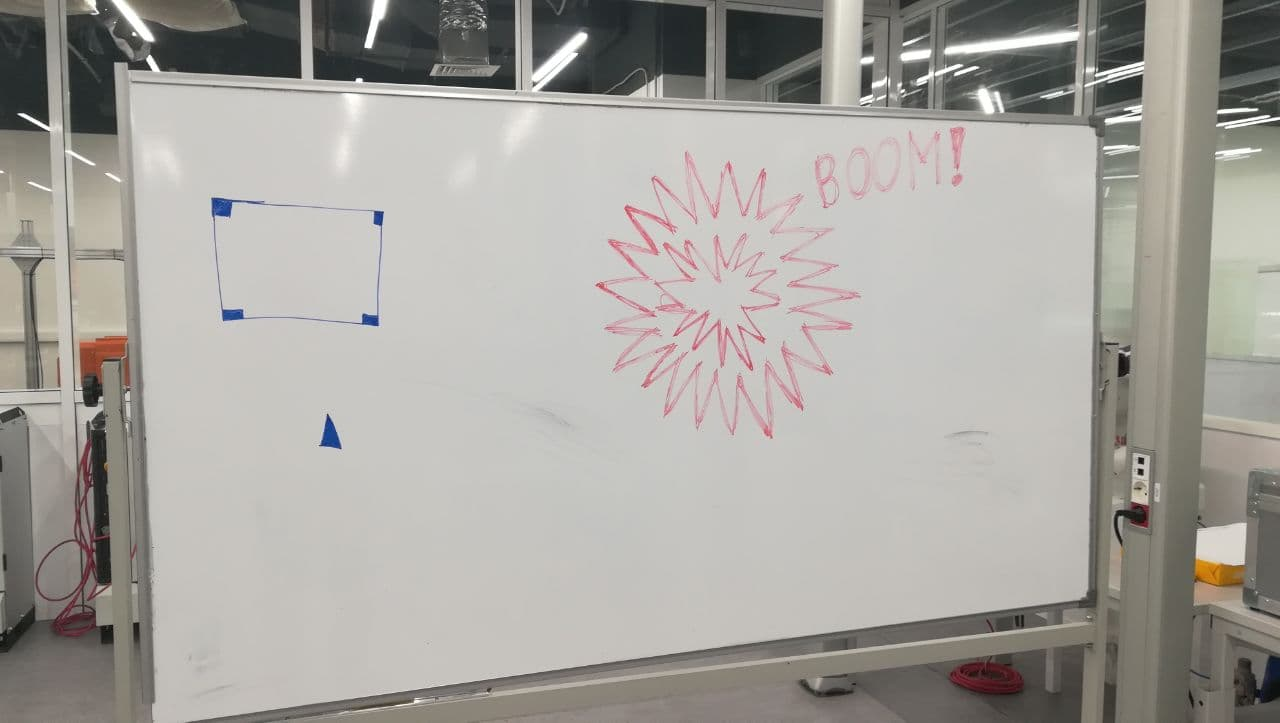
//> input picture img/31.jpg, 1280 x 723 px; the run also reads 1 picture not shown here
$ ./OpenCV_DisparityMap   (built with g++ and OpenCV 4)
//> lines starting //> are read from the running program, lines starting //| are printed output that depends on the picture
// OpenCV_DisparityMap.cpp: определяет точку входа для приложения.
//

#include "OpenCV_DisparityMap.h"
#include<opencv2/opencv.hpp>

#include <opencv2/imgproc/imgproc.hpp>
#include <opencv2/highgui/highgui.hpp>
#include <opencv2/ximgproc/disparity_filter.hpp>

using namespace std;
using namespace cv;
using namespace ximgproc;

Mat readImage(string name)
{
//> called with name = "31.jpg"
	Mat im11 = imread("../../../../img/" + name, IMREAD_GRAYSCALE);
//> im11: 723 rows x 1280 cols, CV_8UC1; min 6, max 255, mean 164.1
	if (im11.empty())
	{
		cout << "Can't read image" << endl;
		char c;
		cin >> c;
		exit(0);
	}
	return im11;
}

vector<Point2f> cornerHarris_myShell(Mat src)
{
    Mat src_gray;
    //cvtColor(src, src_gray, COLOR_BGR2GRAY);
    src_gray = src;
    int blockSize = 4;
    int SobelSize = 5;
    double k = 0.04;
    int thresh = 150;


    Mat dst = Mat::zeros(src.size(), CV_32FC1);
    cornerHarris(src_gray, dst, blockSize, SobelSize, k);
    Mat dst_norm, dst_norm_scaled;
    normalize(dst, dst_norm, 0, 255, NORM_MINMAX, CV_32FC1, Mat()); // привели к диапазону 0..255 float
    convertScaleAbs(dst_norm, dst_norm_scaled); // привели к CV_8U (saturate_cast)

    vector<Point2f> mass;

    for (int i = 0; i < dst_norm.rows; i++)
    {
        for (int j = 0; j < dst_norm.cols; j++)
        {
            if ((int)dst_norm.at<float>(i, j) > thresh)
            {
                circle(dst_norm_scaled, Point(j, i), 5, Scalar(0), 2, 8, 0);
                circle(src, Point(j, i), 5, Scalar(0,0,200), 2, 8, 0);
                mass.push_back(Point2f(i, j));
            }
        }
    }
//> dst_norm_scaled: 723 rows x 1280 cols, CV_8UC1; min 0, max 255, mean 66.7
//> src: 723 rows x 1280 cols, CV_8UC1; min 0, max 255, mean 163.7
//> after the loop, mass = 72 Points (x, y), first 12: [13, 98], [34, 133], [34, 134], [35, 133], [35, 134], [46, 365], [46, 366], [47, 365], [47, 366], [54, 577], [55, 149], [55, 150]
    //  imshow("Corners detected", dst_norm_scaled);
    //  imshow("Corners detected 2", src);
    waitKey();
    return mass;
}

template<typename tp>
void printStdVec(vector<tp> errors, string header)
{
    if (header.empty())
        cout << "std vec:  ";
    else
        cout << header << ":  ";
    for (int i = 0; i < errors.size(); i++)
    {
        cout << errors[i] << "  ";
    }
    cout << endl;
}

Mat disparity(const Mat& left, const Mat& right)
{
    Mat left_for_matcher, right_for_matcher;

    int max_disp = 100;
    max_disp /= 2;
    if (max_disp % 16 != 0)
        max_disp += 16 - (max_disp % 16);
    resize(left, left_for_matcher, Size(), 0.5, 0.5, INTER_LINEAR_EXACT);
    resize(right, right_for_matcher, Size(), 0.5, 0.5, INTER_LINEAR_EXACT);


    Mat left_disp, right_disp;
    Ptr<StereoBM> left_matcher = StereoBM::create(max_disp);
    Ptr<DisparityWLSFilter> wls_filter = createDisparityWLSFilter(left_matcher);
    Ptr<StereoMatcher> right_matcher = createRightMatcher(left_matcher);

    left_matcher->compute(left_for_matcher, right_for_matcher, left_disp);
    right_matcher->compute(right_for_matcher, left_for_matcher, right_disp);

    Mat filtered_disp, solved_disp, solved_filtered_disp;

    wls_filter->setLambda(2.0);
    wls_filter->setSigmaColor(1.0);

    wls_filter->filter(left_disp, left, filtered_disp, right_disp);

    double vis_mult = 1.0;
    Mat raw_disp_vis;
    getDisparityVis(left_disp, raw_disp_vis, vis_mult);
    //  namedWindow("raw disparity", WINDOW_AUTOSIZE);
    //  imshow("raw disparity", raw_disp_vis);

    Mat filtered_disp_vis;
    getDisparityVis(filtered_disp, filtered_disp_vis, vis_mult);
    namedWindow("filtered disparity", WINDOW_AUTOSIZE);
    imshow("filtered disparity", filtered_disp_vis);

    if (!solved_disp.empty())
    {
        Mat solved_disp_vis;
        getDisparityVis(solved_disp, solved_disp_vis, vis_mult);
        namedWindow("solved disparity", WINDOW_AUTOSIZE);
        imshow("solved disparity", solved_disp_vis);
        Mat solved_filtered_disp_vis;
        getDisparityVis(solved_filtered_disp, solved_filtered_disp_vis, vis_mult);
        namedWindow("solved wls disparity", WINDOW_AUTOSIZE);
        imshow("solved wls disparity", solved_filtered_disp_vis);
    }
    return raw_disp_vis;
}

int main()
{

	Mat im1 = readImage("31.jpg");
	Mat im2 = readImage("32.jpg");

    vector<Point2f> mass1, mass2;
    mass1 = cornerHarris_myShell(im1);
//> mass1 has the same summary as mass in cornerHarris_myShell
    mass2 = cornerHarris_myShell(im2);
//> after the loop in cornerHarris_myShell (call 2), `for (int i = 0; i < dst_norm.rows; i++)`:
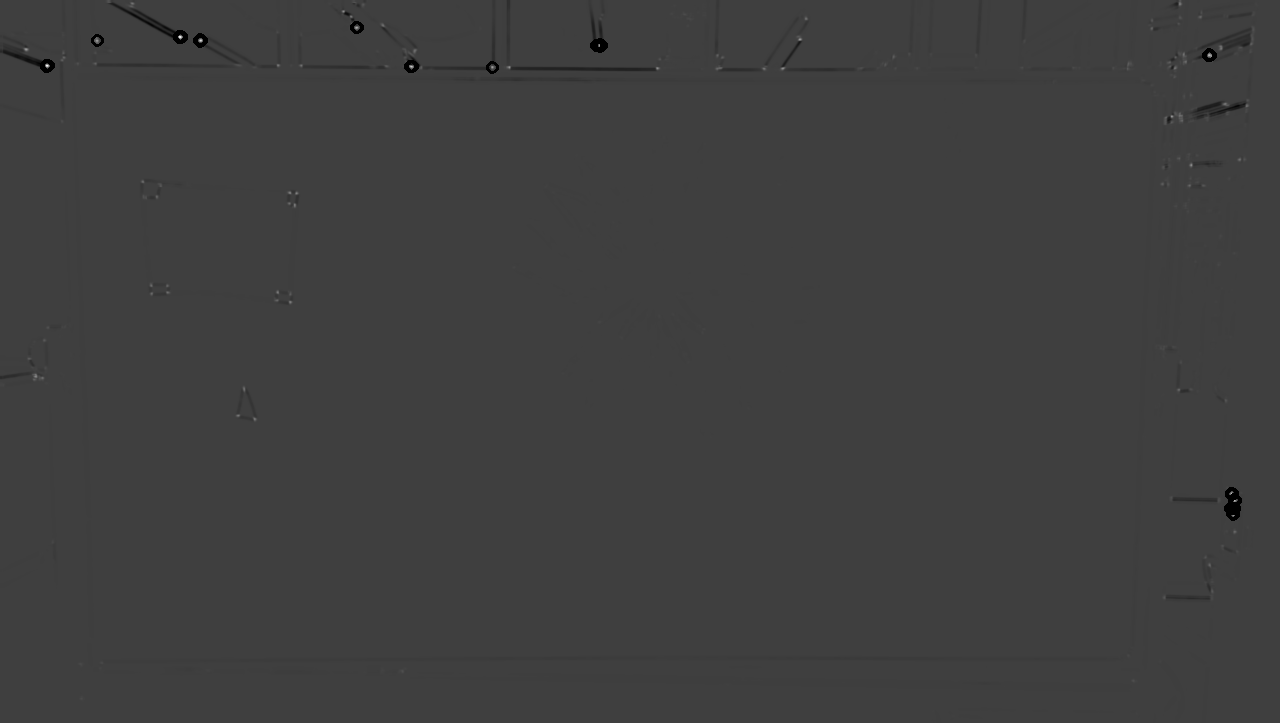
//> dst_norm_scaled: 723 rows x 1280 cols, CV_8UC1; min 0, max 255, mean 62.7
//> after the loop in cornerHarris_myShell (call 2), `for (int i = 0; i < dst_norm.rows; i++)`: src: 723 rows x 1280 cols, CV_8UC1; min 0, max 255, mean 171.7
//> after the loop in cornerHarris_myShell (call 2), `for (int i = 0; i < dst_norm.rows; i++)`: mass = 49 Points (x, y), first 12: [27, 356], [27, 357], [36, 179], [36, 180], [36, 181], [37, 179], [37, 180], [37, 181], [39, 200], [40, 97], [40, 199], [40, 200]
//> mass2 has the same summary as mass in cornerHarris_myShell

    system("cls");
    cout << "Size of mass1 = " << mass1.size() << ",  Size of mass2 = " << mass2.size() << endl;
//| Size of mass1 = 72,  Size of mass2 = 49

    for (int i = 0; i < mass1.size(); i++)
    {
        Point p = mass1[i];
        circle(im1, p, 5, Scalar(0), 2, 8, 0);
    }
//> this loop made 72 passes
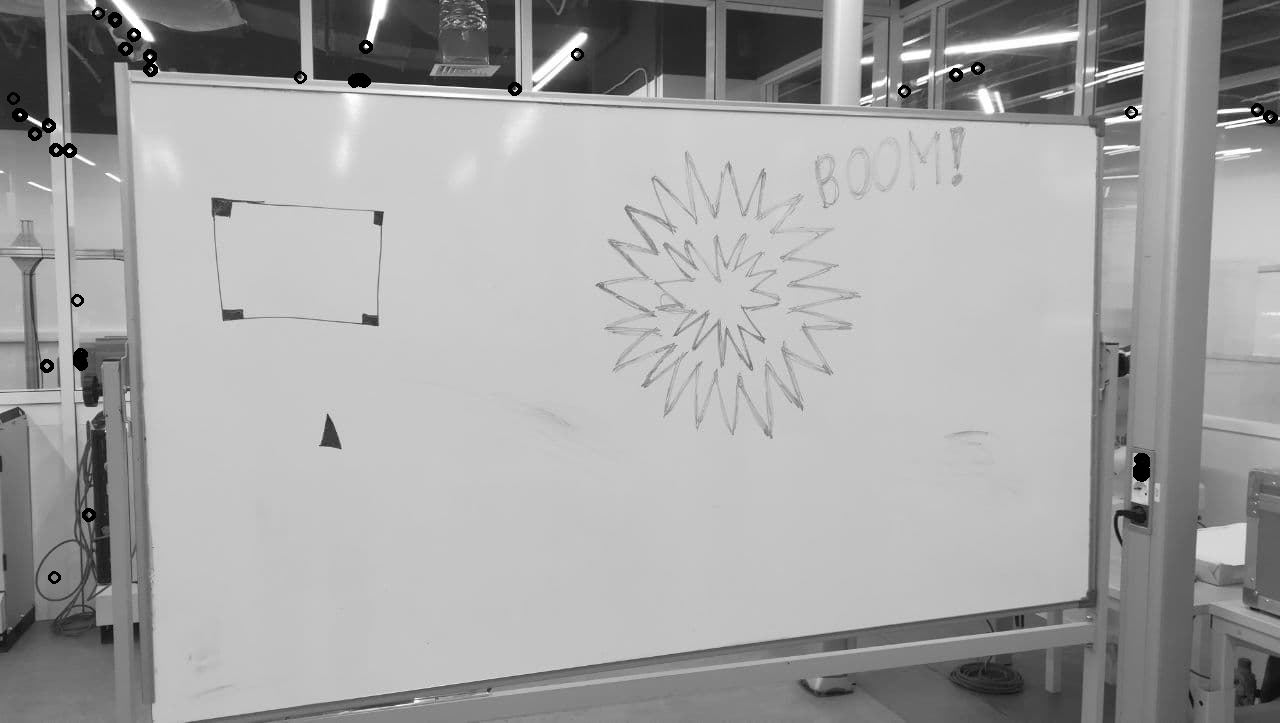
//> im1: 723 rows x 1280 cols, CV_8UC1; min 0, max 255, mean 163.5

    for (int i = 0; i < mass2.size(); i++)
    {
        Point p = mass2[i];
        circle(im2, p, 5, Scalar(0), 2, 8, 0);
    }
//> this loop made 49 passes
//> im2: 723 rows x 1280 cols, CV_8UC1; min 0, max 255, mean 171.6


    if (mass1.size() < 8 || mass2.size() < 8)
    {
        cout << "Vector of features too low" << endl;
        char c;
        cin >> c;
        exit(0);
    }

    vector<float> errors;
    Mat status;
    calcOpticalFlowPyrLK(im1, im2, mass1, mass2, status, errors, Size(21,21), 3);
//> mass2 = 72 Points (x, y), first 12: [18.95, 28.45], [50.96, 58.59], [51.2, 59.77], [51.93, 58.49], [52.18, 59.66], [45.83, 354.5], [45.27, 357.4], [56.43, 354.3], [54.98, 357.1], [107.7, 666.5], [87.3, 58.73], [86.97, 61.21]; status = 72 values, max 1 at index 0, min 0 at index 15, mean 0.639; errors = 72 values, max 93.22 at index 14, min 0 at index 15, mean 38.51
    cout << "Size of mass1 = " << mass1.size() << ",  Size of mass2 = " << mass2.size() << endl;
//| Size of mass1 = 72,  Size of mass2 = 72

    for (int i = 0; i < mass1.size(); i++)
    {
        Point p = mass1[i];
        circle(im1, p, 5, Scalar(0), 2, 8, 0);
    }


    for (int i = 0; i < mass2.size(); i++)
    {
        Point p = mass2[i];
        circle(im2, p, 5, Scalar(0), 2, 8, 0);
    }
//> this loop made 72 passes
//> p on passes 1 to 12: Point(19, 28), Point(51, 59), Point(51, 60), Point(52, 58), Point(52, 60), Point(46, 355), Point(45, 357), Point(56, 354), Point(55, 357), Point(108, 667), Point(87, 59), Point(87, 61)
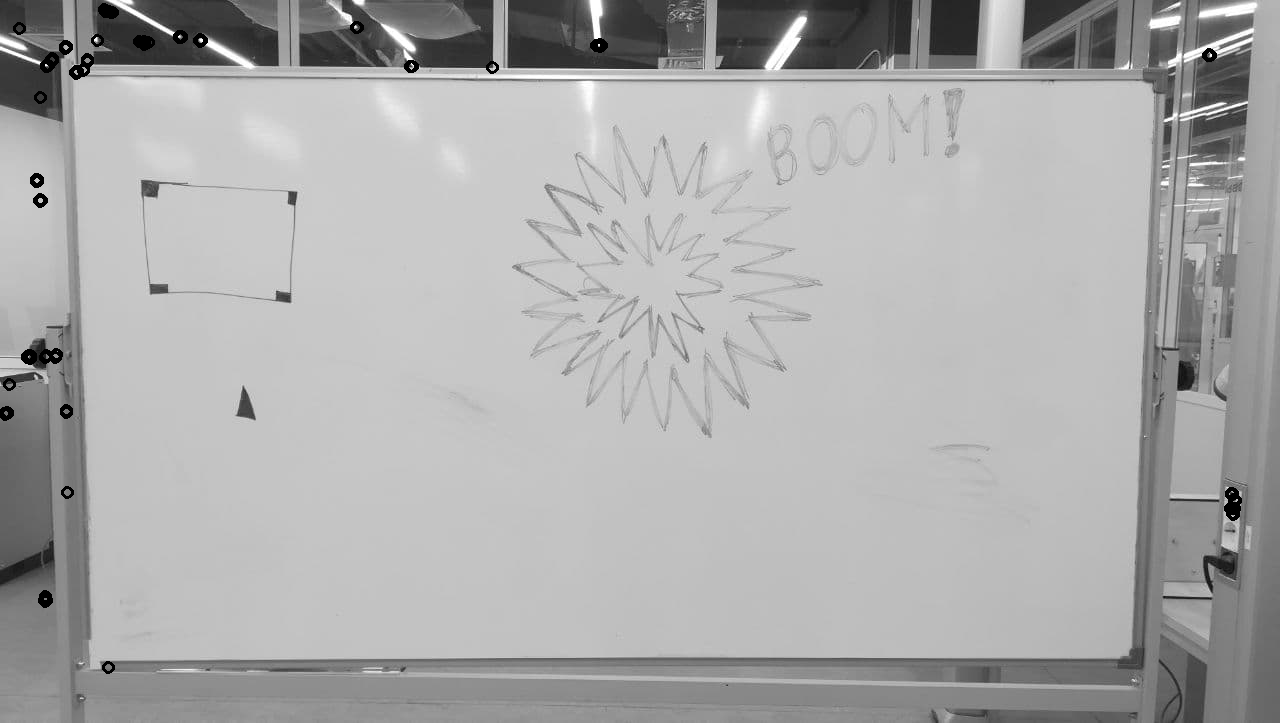
//> im2: 723 rows x 1280 cols, CV_8UC1; min 0, max 255, mean 171.4
    //  imshow("im1", im1);
    //  imshow("im2", im2);


    Mat F = findFundamentalMat(mass1, mass2, FM_RANSAC,3,0.99);
//> F = [[6.23e-07, -0.000323, 0.124], [0.000318, 1.86e-06, 0.0185], [-0.119, -0.0213, 1]]

    Mat H1, H2;
    stereoRectifyUncalibrated(mass1, mass2, F, im1.size(),H1,H2,5);
//> H1 = [[-0.193, 0.0114, 58.32], [-0.0645, -0.122, 43.13], [-0.000172, 2.68e-06, -0.0114]]; H2 = [[1.91, -0.0403, -567], [0.534, 0.989, -337.6], [0.00142, -3e-05, 0.102]]

    Mat newIm1, newIm2, newIm3;

    warpPerspective(im1, newIm1, H1, im1.size(), INTER_LINEAR|WARP_INVERSE_MAP, BORDER_REPLICATE);
    warpPerspective(im2, newIm2, H2, im1.size(), INTER_LINEAR|WARP_INVERSE_MAP, BORDER_REPLICATE);
    warpPerspective(im2, newIm3, H2*H1.inv(), im1.size(), INTER_LINEAR | WARP_INVERSE_MAP, BORDER_REPLICATE);

    disparity(newIm1, newIm2);
//> in disparity, `getDisparityVis(filtered_disp, filtered_disp_vis, vis_mult);`:
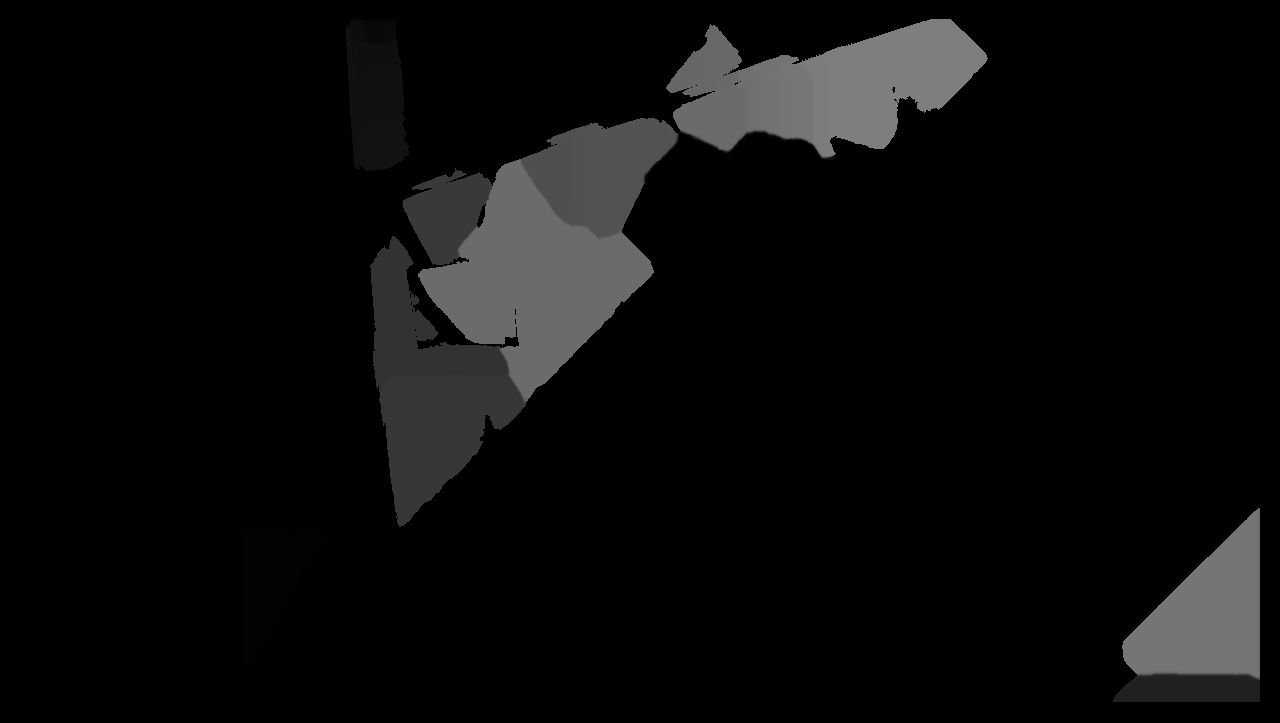
//> filtered_disp_vis: 723 rows x 1280 cols, CV_8UC1; min 0, max 126, mean 10.9

    //  imshow("im1", im1);
    //  imshow("im2", im2);
    imshow("newIm1", newIm1);
    imshow("newIm2", newIm2);
    //  imshow("newIm3", newIm3);

    waitKey();
	system("pause");
	return 0;
}
